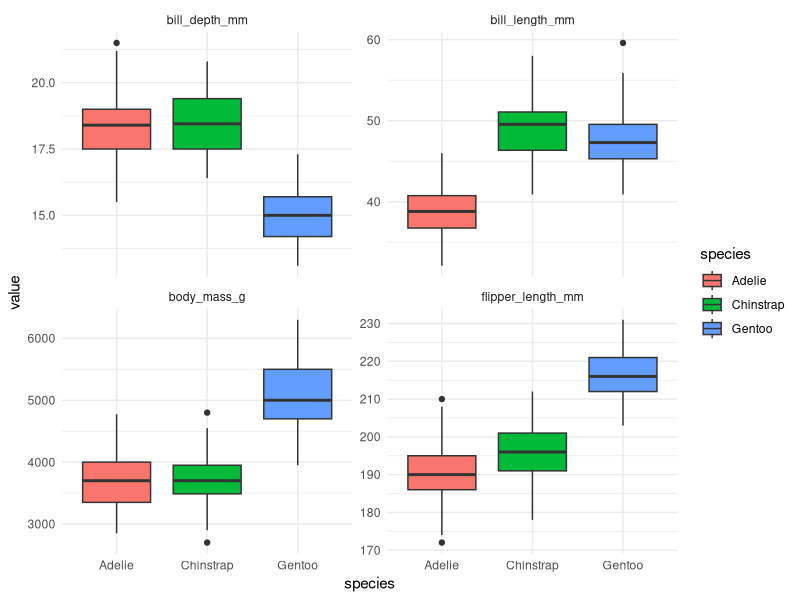

R code for this plot:
## ---- chunk 1
#| tbl-cap: "A descriptive summary of the palmerpenguins dataset."
library(kableExtra)
library(tidyverse)
library(palmerpenguins)

# a.
penguins %>%
  select_if(is.numeric) %>%
  psych::describe() %>%
  kable("html") %>%
  kable_styling("striped", full_width = F)

# b.
penguins %>%
  select(species, bill_length_mm, bill_depth_mm, flipper_length_mm, body_mass_g) %>%
  pivot_longer(-species) %>%
  ggplot(aes(x = species, y = value, fill = species)) +
  geom_boxplot() +
  facet_wrap(~name, scales = "free_y") +
  theme_minimal()
